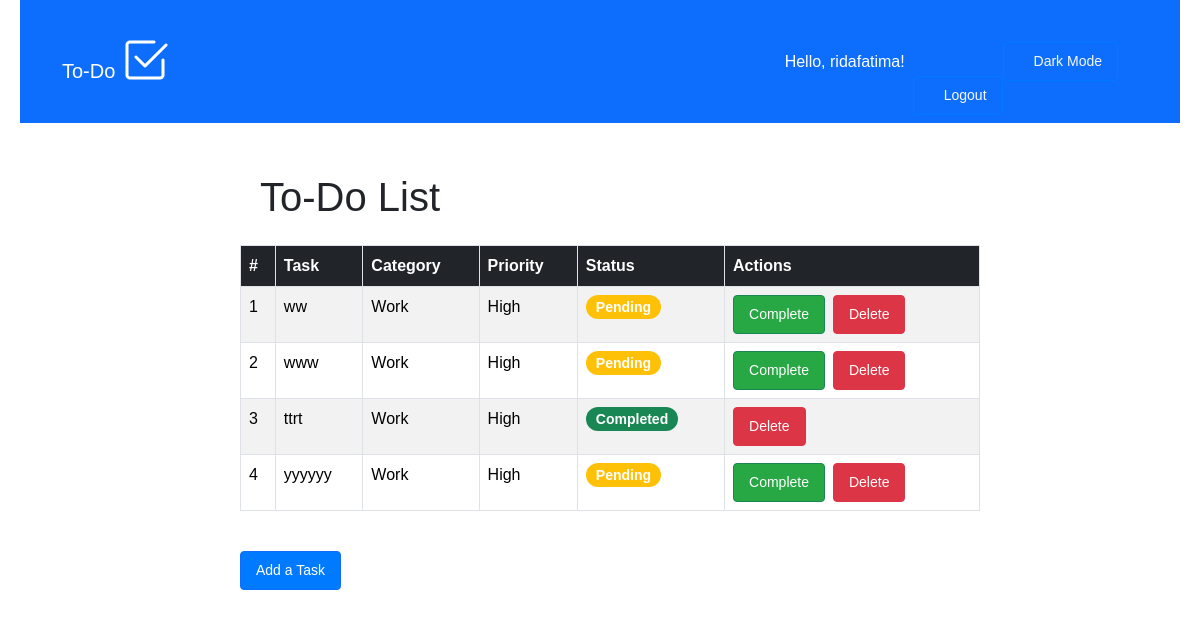
Before: /tasks/ (signed in) with the older database file.
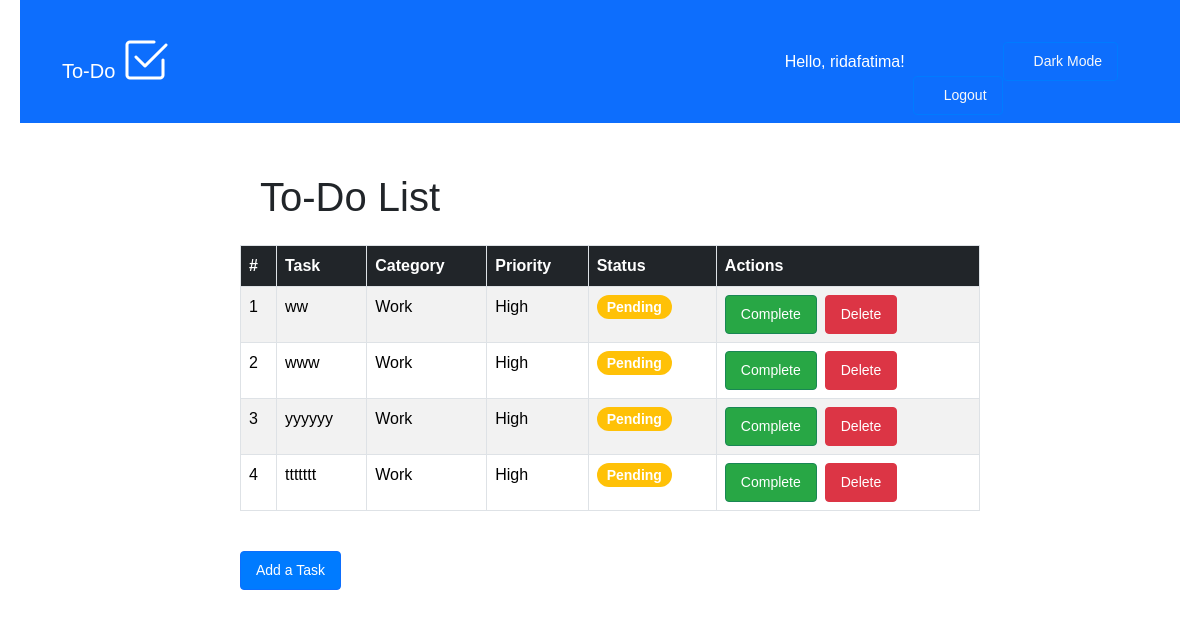
After: the same page with the newer database file.
### todo/models.py (models this page shows, shortened)
class Task(models.Model):
    CATEGORY_CHOICES = [
        ('work', 'Work'),
        ('personal', 'Personal'),
        ('shopping', 'Shopping'),
        ('other', 'Other'),
    ]
    PRIORITY_CHOICES = [
        ('high', 'High'),
        ('medium', 'Medium'),
        ('low', 'Low'),
    ]
    user = models.ForeignKey(User, on_delete=models.CASCADE, default=1)
    title = models.CharField(max_length=255)
    completed = models.BooleanField(default=False)
    category = models.CharField(max_length=20, choices=CATEGORY_CHOICES, default='other')
    priority = models.CharField(max_length=20, choices=PRIORITY_CHOICES, default='medium')

### todo/views.py (the view)
# urls.py: path('tasks/', views.task_list, name='task_list'),
@login_required
def task_list(request):
    tasks = request.user.task_set.all()  # Get all tasks for the user
    category_filter = request.GET.get('category')
    if category_filter:
        tasks = tasks.filter(category=category_filter)
    priority_filter = request.GET.get('priority')
    if priority_filter:
        tasks = tasks.filter(priority=priority_filter)
    return render(request, 'todo/task_list.html', {'tasks': tasks})

### todo/templates/todo/task_list.html (shortened to what this page needs)
{% extends "todo/base.html" %}
{% load static %}
{% block content %}
<h1 class="mb-4">To-Do List</h1>
{% if tasks %}
    <table class="table table-bordered table-striped">
        <thead class="table-dark">
            <tr>
                <th>#</th>
                <th>Task</th>
                <th>Category</th>
                <th>Priority</th>
                <th>Status</th>
                <th>Actions</th>
            </tr>
        </thead>
        <tbody>
            {% for task in tasks %}
                <tr>
                    <td>{{ forloop.counter }}</td>
                    <td>{{ task.title }}</td>
                    <td>{{ task.category|capfirst }}</td>
                    <td>{{ task.priority|capfirst }}</td>
                    <td>
                        {% if task.completed %}
                            <span class="badge bg-success">Completed</span>
                        {% else %}
                            <span class="badge bg-warning">Pending</span>
                        {% endif %}
                    </td>
                    <td>
                        <div class="d-flex gap-2">
                            {% if not task.completed %}
                                <a href="{% url 'complete_task' task.id %}" class="btn btn-success btn-sm">Complete</a>
                            {% endif %}
                            <a href="{% url 'delete_task' task.id %}" class="btn btn-danger btn-sm">Delete</a>
                        </div>
                    </td>
                </tr>
            {% endfor %}
        </tbody>
    </table>
{% else %}
    <p class="text-muted">No tasks available. Start by adding a new task!</p>
{% endif %}
<br>
<a href="{% url 'add_task' %}" class="btn btn-primary">Add a Task</a>
{% endblock %}

### todo/templates/todo/base.html (shortened to what this page needs)
{% load static %}
<!DOCTYPE html>
<html lang="en">
<head>
    <link href="https://cdn.jsdelivr.net/npm/bootstrap-icons/font/bootstrap-icons.css" rel="stylesheet">
    <link
        href="https://cdn.jsdelivr.net/npm/bootstrap@5.3.2/dist/css/bootstrap.min.css"
        rel="stylesheet"
    >
    <link rel="stylesheet" type="text/css" href="{% static 'todo/styles.css' %}">
    <link id="dark-mode-stylesheet" rel="stylesheet" type="text/css" href="{% static 'todo/dark_mode.css' %}" disabled>
</head>
<body>
    <nav class="navbar navbar-expand-lg navbar-dark bg-primary">
        <div class="container-fluid">
            <br>
            <a class="navbar-brand" href="{% if user.is_authenticated %}{% url 'task_list' %}{% else %}{% url 'welcome' %}{% endif %}">To-Do
                <i class="bi bi-check2-square" style="font-size: 3rem;"></i>
            </a>
            <div class="ms-auto d-flex align-items-center">
                <br>
                {% if user.is_authenticated %}
                    <span class="navbar-text me-2">Hello, {{ user.username }}!</span>
                    <form method="post" action="{% url 'logout' %}" style="display: inline;">
                        <br> <br>
                        <button type="submit" class="btn btn-outline-light btn-sm">Logout</button>
                    </form>
                {% endif %}
                <button id="dark-mode-toggle" class="btn btn-outline-light btn-sm">Dark Mode</button>
            </div>
        </div>
    </nav>
    <div class="container mt-4">
        {% block content %}{% endblock %}
    </div>
</body>
</html>

### todo/static/todo/styles.css (style rules this page uses)
body { font-family: Arial, sans-serif; margin: 0; padding: 0 20px; }
.navbar { padding-right: 50px; margin-bottom: 30px; background-color: #525576; }
.navbar-text { padding-left: 30px; font:large; color: white; }
.ms-auto .btn { padding-left: 30px; }
.container { max-width: 800px; margin: 0 auto; padding: 20px; padding-left: 40px; }
table { width: 100%; border-collapse: collapse; }
table th, table td { text-align: left; padding: 8px; }
.table-striped tbody tr:nth-of-type(odd) { background-color: #f2f2f2; }
.table-bordered { border: 1px solid #dee2e6; }
.table-bordered th, .table-bordered td { border: 1px solid #dee2e6; }
.btn-outline-light { border: 1px solid #007bff; }
.table-dark { background-color: #f8f9fa; }
.badge { padding: 5px 10px; font-size: 0.875rem; border-radius: 12px; }
form { margin-top: 20px; }
.btn { padding: 8px 15px; border-radius: 4px; font-size: 0.875rem; text-decoration: none; display: inline-block; }
.btn-success { background-color: #28a745; color: white; }
.btn-danger { background-color: #dc3545; color: white; }
.btn-primary { background-color: #007bff; color: white; }
h1, h2, h3, h4, h5, h6 { margin-left: 20px; }
.navbar-brand { color: white; padding-left: 30px; }

Changed rows visible on the page:
removed Task: title "ttrt", category "Work", priority "High", completed "Completed"
added Task: title "ttttttt", category "Work", priority "High", completed "Pending"
